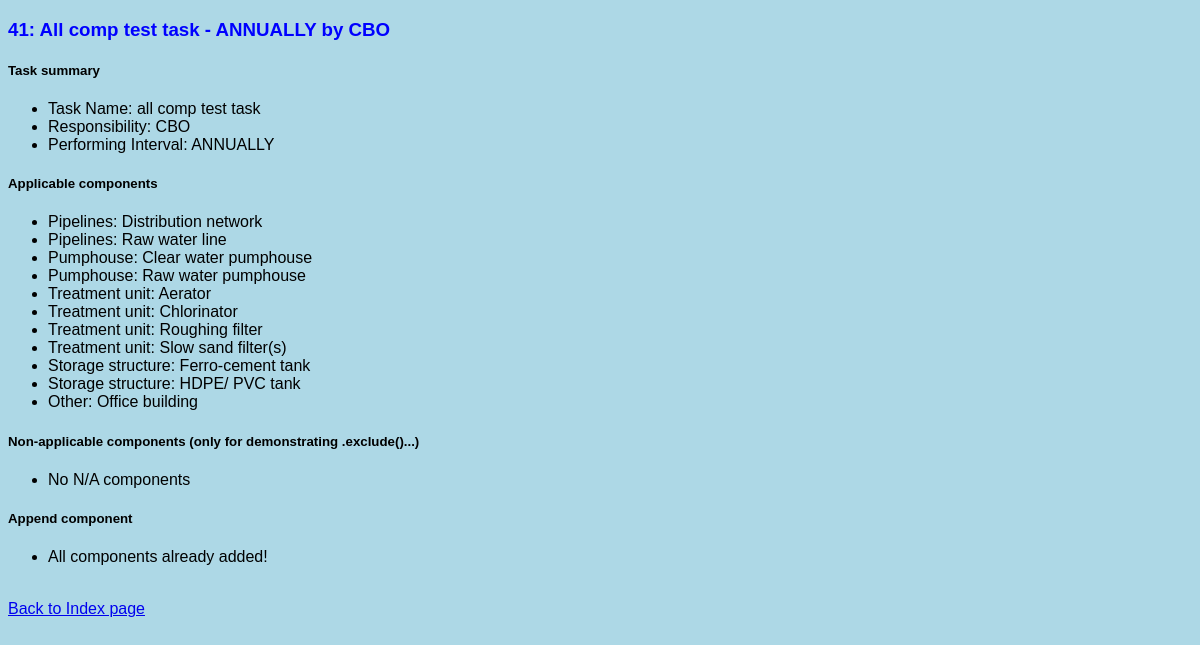
/tasks/task/41/, run on the app's committed database.
### tasks/models.py (models this page shows)
class Task(models.Model):
    components = models.ManyToManyField(Component, blank=True, related_name="tasks")
    task_name = models.CharField(max_length = 128)
    task_interval = models.CharField(max_length=32, choices=INTERVALS, default="DAILY")
    task_responsibility = models.CharField(max_length=32, choices=RESPONSIBILITY, default="CT")
    def __str__(self) -> str:
        return f"{self.task_name.capitalize()} - {self.task_interval} by {self.task_responsibility}"

class Component(models.Model):
    component_type = models.ForeignKey(Component_Type,
                                       on_delete=models.CASCADE,
                                       related_name="components")
    component = models.CharField(max_length=64)
    def __str__(self) -> str:
        return f"{self.component_type}: {self.component}"

class Component_Type(models.Model):
    component_type = models.CharField(max_length=64)
    def __str__(self) -> str:
        return f"{self.component_type.capitalize()}"
    class Meta:
        verbose_name = "Component Type"
        verbose_name_plural = "Component Types"

### tasks/views.py (the view)
# urls.py: path("task/<int:task_id>/", views.view_task, name="view_task"),
def view_task(request, task_id):
    task = Task.objects.get(id=task_id)
    return render(request, 'tasks/task.html', {
        'task': task,
        'comps': task.components.all().order_by('component_type', 'component'),
        'non_comps': Component.objects.exclude(tasks=task).all().order_by('component_type', 'component')
    })

### tasks/templates/tasks/task.html (shortened to what this page needs)
{% extends 'tasks/layout.html' %}
{% block body %}
    <h3>{{ task.id }}: {{ task }}</h3>
    <h5>Task summary</h5>
    <ul>
        <li>Task Name: {{ task.task_name }}</li>
        <li>Responsibility: {{ task.task_responsibility }}</li>
        <li>Performing Interval: {{ task.task_interval }}</li>
    </ul>
    <h5>Applicable components</h5>
    <ul>
        {% for item in comps %}
            <li>{{ item }}</li>
        {% empty %}
            <li>No components.</li>
        {% endfor %}
    </ul>
    <h5>Non-applicable components (only for demonstrating .exclude()...)</h5>
    <ul>
        {% for x in non_comps %}
            <li>{{ x }}</li>
        {% empty %}
            <li>No N/A components</li>
        {% endfor %}
    </ul>
    <h5>Append component</h5>
    <form action="{% url 'tasks:append_comp_to_task' task_id=task.id %}" method="post">
        {% if non_comps %}
            <select name="selected_comp">
                {% for comp in non_comps %}
                    <option value="{{ comp.id }}">{{ comp }}</option>
                {% endfor %}
            </select>
            <input type="submit" value="Add" >
        {% else %}
            <ul><li>All components already added!</li></ul>
        {% endif %}
    </form>
    <br><a href="{% url 'tasks:index' %}">Back to Index page</a>
{% endblock %}

### tasks/static/tasks/my_styles.css (style rules this page uses)
h3 { color: blue; font-family: 'Lucida Sans', 'Lucida Sans Regular', 'Lucida Grande', 'Lucida Sans Unicode', Geneva, Verdana, sans-serif; }
body { background-color: lightblue; font-family: Verdana, Geneva, Tahoma, sans-serif; }

### data on the page
Task: id "41", task_name+task_interval+task_responsibility "All comp test task - ANNUALLY by CBO", task_name "all comp test task", task_responsibility "CBO", task_interval "ANNUALLY"
Component: component_type+component "Pipelines: Distribution network"
Component: component_type+component "Pipelines: Raw water line"
Component: component_type+component "Pumphouse: Clear water pumphouse"
Component: component_type+component "Pumphouse: Raw water pumphouse"
Component: component_type+component "Treatment unit: Aerator"
Component: component_type+component "Treatment unit: Chlorinator"
Component: component_type+component "Treatment unit: Roughing filter"
Component: component_type+component "Treatment unit: Slow sand filter(s)"
Component: component_type+component "Storage structure: Ferro-cement tank"
Component: component_type+component "Storage structure: HDPE/ PVC tank"
Component: component_type+component "Other: Office building"
